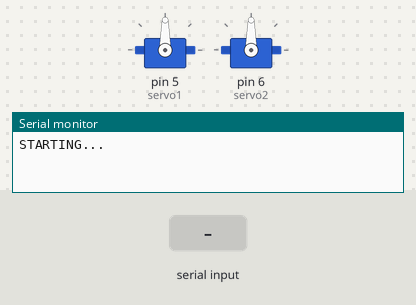
Recording of a sketch running on a simulated Arduino Uno, built with avr-gcc and run on an emulated ATmega328P. Parts: 2 × servo, the last lines printed to the serial monitor. The inputs (shaded band) are chosen by the test bench.

Above: at 1.2 s.
1.3 s: "L,45\n" received over Serial
At 2.1 s:
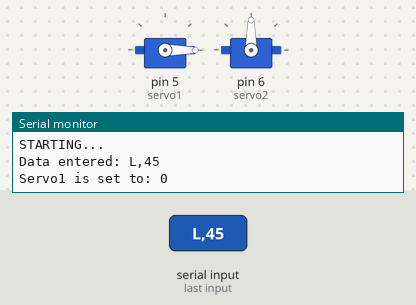
2.9 s: "R,45\n" received over Serial
At 3.3 s:
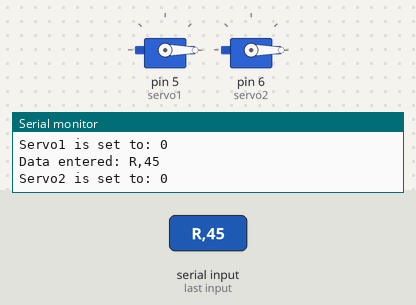
4.5 s: "L90\n" received over Serial
At 5.7 s:
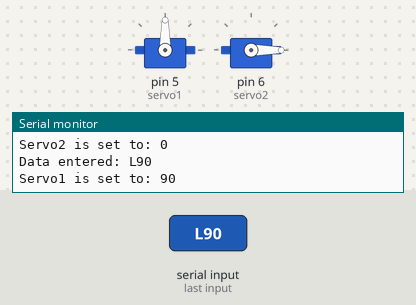
Timing chart, 0 to 7.5 s (numbered marks = the images above; inputs shaded):
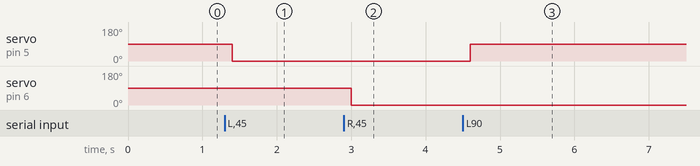

The sketch:

Projeto26.ino
```cpp
// Projeto 26 - Controle de um servo duplo

#include <Servo.h>

char buffer[11];
Servo servo1; // Cria um objeto servo
Servo servo2; // Cria um segundo objeto servo

void setup()
{
  servo1.attach(5); // Anexa o servo, no pino 5, ao objeto servo1
  servo2.attach(6); // Anexa o servo, no pino 6, ao objeto servo2
  Serial.begin(9600);

  while (Serial.available())
    Serial.read();

  servo1.write(90); // Coloca o servo1 na posição inicial
  servo2.write(90); // Coloca o servo2 na posição inicial
  Serial.println("STARTING...");
}

void loop()
{
  if (Serial.available() > 0) // Verifica se dados foram digitados
  {
    byte index = 0;
    delay(100);                       // Deixa o buffer encher
    int numChar = Serial.available(); // Encontra o comprimento da string

    if (numChar > 10)
      numChar = 10;

    while (numChar--)
      buffer[index++] = Serial.read(); // Preenche o buffer com a string

    buffer[index] = '\0';
    splitString(buffer);
  }
}

void splitString(char *data)
{
  char *parameter;
  Serial.print("Data entered: ");
  Serial.print(data);
  parameter = strtok(data, " ,"); // Procura um vírgula ou um espaço em branco

  while (parameter != NULL) // Se ainda não atingimos o fim da string
  {
    setServo(parameter);            // Executa a função setServo
    parameter = strtok(NULL, " ,"); // Continua à partir de uma vírgula ou espaço em branco
  }

  while (Serial.available())
    Serial.read();
}

void setServo(char *data)
{
  int firstVal, secondVal;

  if ((data[0] == 'L') || (data[0] == 'l'))
  {
    firstVal = strtol(data + 1, NULL, 10);  // Converte uma string para long int
    firstVal = constrain(firstVal, 0, 180); // Restringe os valores entre 0 e 180
    servo1.write(firstVal);
    Serial.print("Servo1 is set to: ");
    Serial.println(firstVal);
  }

  if ((data[0] == 'R') || (data[0] == 'r'))
  {
    secondVal = strtol(data + 1, NULL, 10);   // Converte uma string para long int
    secondVal = constrain(secondVal, 0, 180); // Restringe os valores entre 0 e 180
    servo2.write(secondVal);
    Serial.print("Servo2 is set to: ");
    Serial.println(secondVal);
  }
}
```

Measured:
- after the input at 1.3 s, servo on pin 5 (servo1): 90° → 0° after 0.10 s
- after the input at 2.9 s, servo on pin 6 (servo2): 90° → 0° after 0.10 s
- after the input at 4.5 s, servo on pin 5 (servo1): 0° → 90° after 0.10 s
